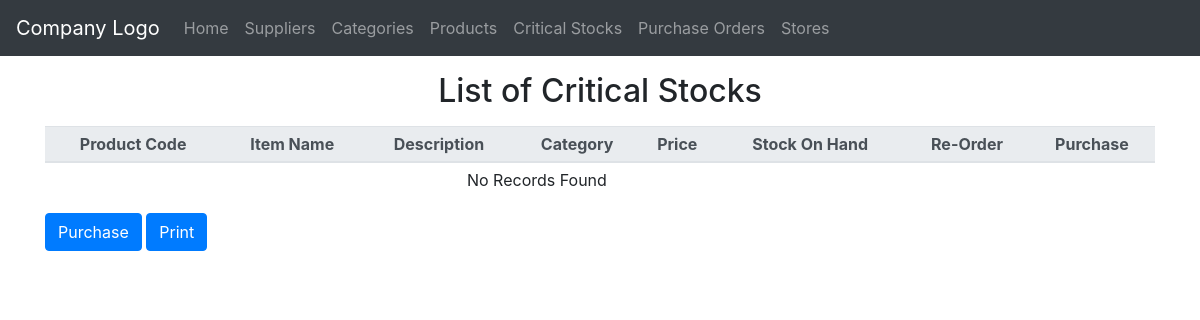
Before: /critical_stocks/index.php with the older database file.
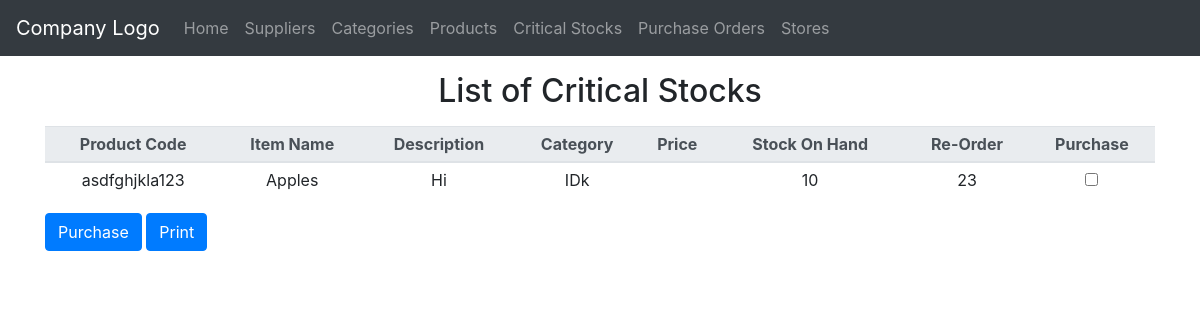
After: the same page with the newer database file.
### tables this page shows
CREATE TABLE `products` (
  `ProductCode` varchar(13) NOT NULL,
  `ItemName` varchar(255) NOT NULL,
  `Description` varchar(255) DEFAULT NULL,
  `Dimensions` varchar(255) DEFAULT NULL,
  `CategoryId` int(11) DEFAULT NULL,
  `Stocks` int(11) NOT NULL,
  `Re-Order` int(11) NOT NULL
);

CREATE TABLE `categories` (
  `Id` int(11) NOT NULL,
  `CategoryName` varchar(255) NOT NULL,
  `Description` varchar(255) DEFAULT NULL
);

### private/functions.php (called while the page is built, shortened)
<?php
function url_for($script_path) {
  if($script_path[0] != '/') {
    $script_path = "/" . $script_path;
  }
  return WWW_ROOT . $script_path;
}
function h($string="") {
  return htmlspecialchars($string);
}
?>

### private/query_functions.php (called while the page is built, shortened)
<?php
  function find_category_by_id($id, $options=[]) {
    global $db;
    $sql = "SELECT * FROM categories ";
    $sql .= "WHERE Id='" . db_escape($db, $id) . "' ";
    $result = mysqli_query($db, $sql);
    $category = mysqli_fetch_assoc($result);
    return $category;
  }
  function find_all_critical($options=[]) {
    global $db;
    $sql = "SELECT * FROM products WHERE `Stocks` <= `Re-Order` ORDER BY Stocks DESC";
    $result = mysqli_query($db, $sql);
    return $result;
  }
?>

### private/db_functions.php (called while the page is built, shortened)
<?php
  function db_escape($connection, $string) {
    return mysqli_real_escape_string($connection, $string);
  }
?>

### public/critical_stocks/index.php (the view, shortened to what this page needs)
<?php
$critical_list = find_all_critical();
?>
<?php include('../../private/shared/public_header.php');?>
<?php include('../../private/shared/public_navigation.php');?>
  	<div class="container">
      	<h2 class="my-3 text-center" id="title">List of Critical Stocks</h2>
    <form method="get"  action="<?php echo url_for('purchase_orders/new.php')?>" -->
    <table class="mx-auto table table-sm table-hover table-responsive-lg" id="printTable">
    	<thead class="thead-light">
    		<tr>
    			<th>Product Code</th>
    			<th>Item Name</th>
                <th>Description</th>
	    		<th>Category</th>
                <th>Price</th>
	    		<th>Stock On Hand</th>
	    		<th>Re-Order</th>
                <th class="notPrintable">Purchase</th>
    		</tr>
    	</thead>
    	<tbody>
             <?php if (mysqli_num_rows($critical_list)>0){
                while($critical = mysqli_fetch_assoc($critical_list)) {
                     $category=find_category_by_id($critical['CategoryId']);
                 ?>
            <tr>
                <td><?php echo h($critical['ProductCode']); ?></td>
                <td><?php echo h($critical['ItemName']); ?></td>
                <td><?php echo h($critical['Description']); ?></td>
                <td><?php echo h($category['CategoryName']); ?></td>
                <td><?php echo h($critical['SellingPrice']); ?></td>
                <td><?php echo h($critical['Stocks']); ?></td>
                <td><?php echo h($critical['Re-Order']); ?></td>
                <td class="notPrintable">
                <input type="checkbox" name="ProductCode[]" value="<?php  echo $critical['ProductCode'];?>">
                </td>
            </tr>
            <?php }}else{ ?>
                <tr><td colspan="7" align="center">No Records Found</td></tr>
            <?php }?>
    	</tbody>
    </table>
    <input type="submit" class="btn btn-primary" value="Purchase">
    <button id="printBtn" class="btn btn-primary">Print</button>
    </form>
</body>
<?php include('../../private/shared/public_footer.php');?>
</html>

Changed rows visible on the page:
added products: ProductCode "asdfghjkla123", ItemName "Apples", Description "Hi", CategoryId.CategoryName "IDk", Stocks "10", value "23"
Other visible differences:
text no longer shown: "No Records Found"
